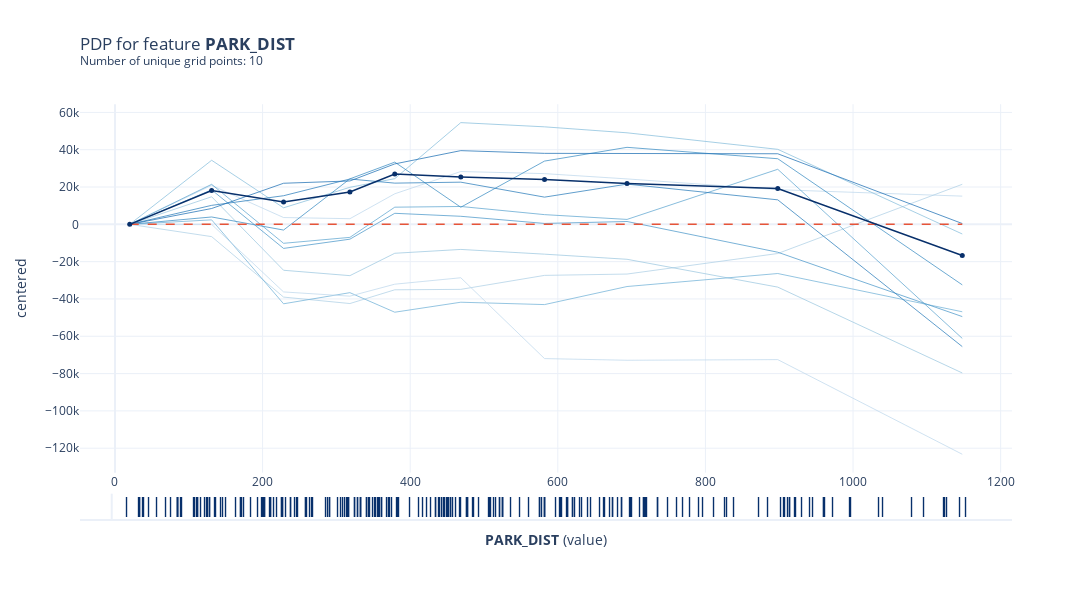

Notebook code for this chart:
### Code cell
fig, axes = pdp_single_feature.plot(plot_pts_dist=True, plot_lines=True,\
                                    frac_to_plot=0.05)
fig.show()

### Figure 1 — Plotly figure (JSON) as saved in the notebook; plotly's stock layout.template omitted (floating-point values rounded to 4 significant figures; data arrays with more than 128 entries replaced by an {"elided": "..."} marker saying what was removed)
{"data": [{"hoverinfo": "none", "line": {"color": "rgba(193,217,237,0.8)", "width": 0.9603}, "mode": "lines", "type": "scatter", "x": [20, 131, 228.4, 318.3, 379.1, 468.6, 582, 693.8, 898, 1148], "xaxis": "x", "y": [0, 20900.0, 3645.0, 3023.0, 16380.0, 28320.0, 27180.0, 24350.0, 18590.0, 15120.0], "yaxis": "y"}, {"hoverinfo": "none", "line": {"color": "rgba(177,210,231,0.8)", "width": 0.9603}, "mode": "lines", "type": "scatter", "x": [20, 131, 228.4, 318.3, 379.1, 468.6, 582, 693.8, 898, 1148], "xaxis": "x", "y": [0, -6591.0, -38990.0, -42450.0, -35090.0, -34860.0, -27360.0, -26650.0, -15630.0, 21460.0], "yaxis": "y"}, {"hoverinfo": "none", "line": {"color": "rgba(160,202,225,0.8)", "width": 0.9603}, "mode": "lines", "type": "scatter", "x": [20, 131, 228.4, 318.3, 379.1, 468.6, 582, 693.8, 898, 1148], "xaxis": "x", "y": [0, 14790.0, -24620.0, -27510.0, -15510.0, -13450.0, -15990.0, -18740.0, -33640.0, -79670.0], "yaxis": "y"}, {"hoverinfo": "none", "line": {"color": "rgba(139,192,221,0.8)", "width": 0.9603}, "mode": "lines", "type": "scatter", "x": [20, 131, 228.4, 318.3, 379.1, 468.6, 582, 693.8, 898, 1148], "xaxis": "x", "y": [0, 34340.0, 8865.0, 19850.0, 24490.0, 54520.0, 52270.0, 49060.0, 40200.0, -5173.0], "yaxis": "y"}, {"hoverinfo": "none", "line": {"color": "rgba(117,179,216,0.8)", "width": 0.9603}, "mode": "lines", "type": "scatter", "x": [20, 131, 228.4, 318.3, 379.1, 468.6, 582, 693.8, 898, 1148], "xaxis": "x", "y": [0, 2398.0, -42590.0, -36630.0, -47100.0, -41740.0, -43010.0, -33340.0, -26370.0, -46870.0], "yaxis": "y"}, {"hoverinfo": "none", "line": {"color": "rgba(98,168,210,0.8)", "width": 0.9603}, "mode": "lines", "type": "scatter", "x": [20, 131, 228.4, 318.3, 379.1, 468.6, 582, 693.8, 898, 1148], "xaxis": "x", "y": [0, 21450.0, -10170.0, -6978.0, 9199.0, 9577.0, 5201.0, 2640.0, 29510.0, -61150.0], "yaxis": "y"}, {"hoverinfo": "none", "line": {"color": "rgba(80,155,203,0.8)", "width": 0.9603}, "mode": "lines", "type": "scatter", "x": [20, 131, 228.4, 318.3, 379.1, 468.6, 582, 693.8, 898, 1148], "xaxis": "x", "y": [0, 18480.0, -12900.0, -7956.0, 5913.0, 4317.0, 478.3, 1519.0, -14950.0, -49450.0], "yaxis": "y"}, {"hoverinfo": "none", "line": {"color": "rgba(64,144,197,0.8)", "width": 0.9603}, "mode": "lines", "type": "scatter", "x": [20, 131, 228.4, 318.3, 379.1, 468.6, 582, 693.8, 898, 1148], "xaxis": "x", "y": [0, 3943.0, -3059.0, 24390.0, 33350.0, 9168.0, 33900.0, 41280.0, 35170.0, -32440.0], "yaxis": "y"}, {"hoverinfo": "none", "line": {"color": "rgba(49,129,189,0.8)", "width": 0.9603}, "mode": "lines", "type": "scatter", "x": [20, 131, 228.4, 318.3, 379.1, 468.6, 582, 693.8, 898, 1148], "xaxis": "x", "y": [0, 10180.0, 15340.0, 24310.0, 22080.0, 22610.0, 14580.0, 21560.0, 13140.0, -65540.0], "yaxis": "y"}, {"hoverinfo": "none", "line": {"color": "rgba(36,116,182,0.8)", "width": 0.9603}, "mode": "lines", "type": "scatter", "x": [20, 131, 228.4, 318.3, 379.1, 468.6, 582, 693.8, 898, 1148], "xaxis": "x", "y": [0, 8494.0, 22020.0, 23260.0, 32390.0, 39510.0, 38060.0, 37890.0, 37840.0, 430.9], "yaxis": "y"}, {"hoverinfo": "none", "line": {"color": "rgba(193,217,237,0.8)", "width": 0.9603}, "mode": "lines", "type": "scatter", "x": [20, 131, 228.4, 318.3, 379.1, 468.6, 582, 693.8, 898, 1148], "xaxis": "x", "y": [0, -20.58, -36230.0, -38500.0, -32080.0, -28630.0, -71960.0, -72860.0, -72510.0, -123200.0], "yaxis": "y"}, {"hoverinfo": "none", "line": {"color": "#E75438", "dash": "dash", "width": 1.5}, "mode": "lines", "type": "scatter", "x": [20, 131, 228.4, 318.3, 379.1, 468.6, 582, 693.8, 898, 1148], "xaxis": "x", "y": [0, 0, 0, 0, 0, 0, 0, 0, 0, 0], "yaxis": "y"}, {"hovertemplate": "%{y}", "line": {"color": "rgba(8,48,107,1.0)", "width": 1.5}, "marker": {"color": "rgba(8,48,107,1.0)", "size": 5}, "mode": "lines+markers", "name": "pdp", "type": "scatter", "x": [20, 131, 228.4, 318.3, 379.1, 468.6, 582, 693.8, 898, 1148], "xaxis": "x", "y": [0, 18160.0, 11970.0, 17370.0, 26950.0, 25330.0, 24070.0, 21840.0, 19180.0, -16660.0], "yaxis": "y"}, {"hoverinfo": "none", "mode": "text", "name": "dist", "showlegend": false, "text": {"elided": "227 str values"}, "textfont": {"color": "rgba(8,48,107,1.0)", "size": 20}, "textposition": "middle center", "type": "scatter", "x": {"elided": "227 int values"}, "xaxis": "x2", "y": {"elided": "227 int values"}, "yaxis": "y2"}], "layout": {"height": 600, "showlegend": false, "title": {"text": "PDP for feature <b>PARK_DIST</b> <br><sup>Number of unique grid points: 10</sup>", "x": 0, "xref": "paper"}, "width": 1200, "xaxis": {"anchor": "y", "domain": [0, 1]}, "xaxis2": {"anchor": "y2", "domain": [0, 1], "showgrid": false, "showticklabels": false, "title": {"text": "<b>PARK_DIST</b> (value)"}}, "yaxis": {"anchor": "x", "domain": [0.1127, 0.99], "title": {"text": "centered"}}, "yaxis2": {"anchor": "x2", "domain": [0, 0.06267], "showgrid": false, "showticklabels": false}}}
